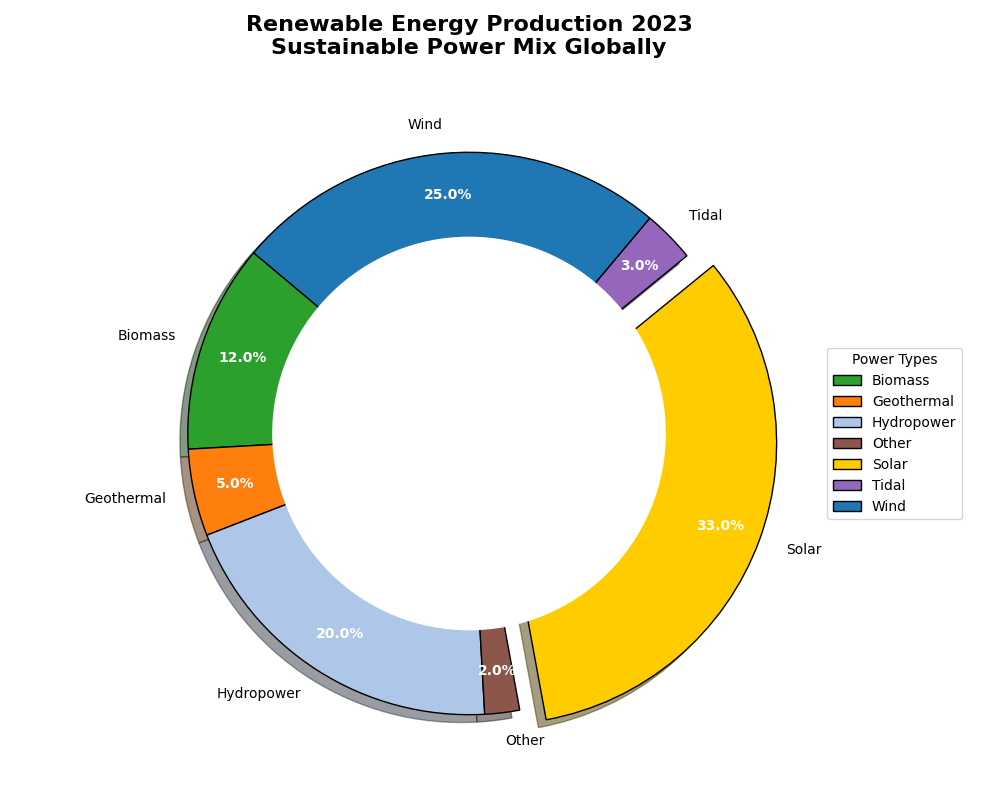

Source code (Python):
import matplotlib.pyplot as plt

# Data for renewable energy production in 2023
energy_sources = ['Biomass', 'Geothermal', 'Hydropower', 'Other', 'Solar', 'Tidal', 'Wind']
energy_share = [12, 5, 20, 2, 33, 3, 25]

colors = ['#2ca02c', '#ff7f0e', '#aec7e8', '#8c564b', '#ffcc00', '#9467bd', '#1f77b4']
explode = (0, 0, 0, 0, 0.1, 0, 0)

plt.figure(figsize=(10, 8))
wedges, texts, autotexts = plt.pie(
    energy_share, 
    explode=explode, 
    labels=energy_sources, 
    autopct='%1.1f%%', 
    startangle=140, 
    colors=colors, 
    pctdistance=0.85, 
    wedgeprops={'edgecolor': 'black'}, 
    shadow=True
)

for text in texts:
    text.set_fontsize(10)
for autotext in autotexts:
    autotext.set_fontsize(10)
    autotext.set_color('white')
    autotext.set_fontweight('bold')

centre_circle = plt.Circle((0, 0), 0.70, fc='white')
fig = plt.gcf()
fig.gca().add_artist(centre_circle)

plt.title('Renewable Energy Production 2023\nSustainable Power Mix Globally', fontsize=16, fontweight='bold', pad=20)

plt.legend(wedges, energy_sources, title="Power Types", loc="center left", bbox_to_anchor=(1, 0, 0.5, 1))

plt.tight_layout()
plt.show()
